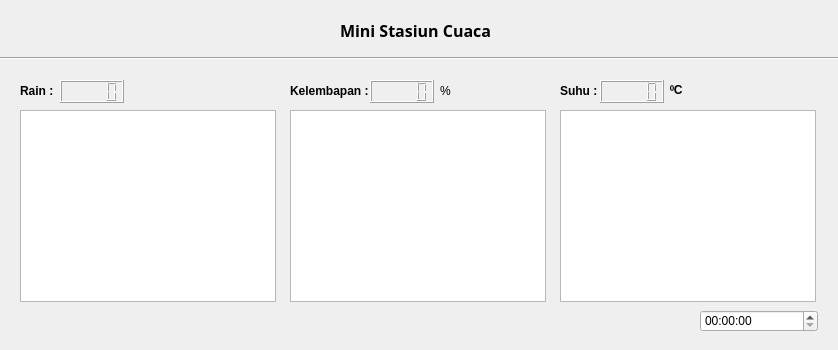
<?xml version="1.0" encoding="UTF-8"?>
<ui version="4.0">
 <class>Dialog</class>
 <widget class="QDialog" name="Dialog">
  <property name="geometry">
   <rect>
    <x>0</x>
    <y>0</y>
    <width>838</width>
    <height>350</height>
   </rect>
  </property>
  <property name="windowTitle">
   <string>Dialog</string>
  </property>
  <widget class="QLabel" name="Hujan">
   <property name="geometry">
    <rect>
     <x>20</x>
     <y>80</y>
     <width>121</width>
     <height>21</height>
    </rect>
   </property>
   <property name="font">
    <font>
     <weight>75</weight>
     <bold>true</bold>
    </font>
   </property>
   <property name="text">
    <string>Rain :</string>
   </property>
  </widget>
  <widget class="QLabel" name="label_2">
   <property name="geometry">
    <rect>
     <x>290</x>
     <y>80</y>
     <width>121</width>
     <height>21</height>
    </rect>
   </property>
   <property name="font">
    <font>
     <weight>75</weight>
     <bold>true</bold>
    </font>
   </property>
   <property name="text">
    <string>Kelembapan :</string>
   </property>
  </widget>
  <widget class="QLCDNumber" name="lcdHujan">
   <property name="geometry">
    <rect>
     <x>60</x>
     <y>80</y>
     <width>64</width>
     <height>23</height>
    </rect>
   </property>
  </widget>
  <widget class="QLCDNumber" name="lcdKelembapan_2">
   <property name="geometry">
    <rect>
     <x>370</x>
     <y>80</y>
     <width>64</width>
     <height>23</height>
    </rect>
   </property>
  </widget>
  <widget class="QGraphicsView" name="graphicsHujan">
   <property name="geometry">
    <rect>
     <x>20</x>
     <y>110</y>
     <width>256</width>
     <height>192</height>
    </rect>
   </property>
  </widget>
  <widget class="QGraphicsView" name="graphicsKelembapan">
   <property name="geometry">
    <rect>
     <x>290</x>
     <y>110</y>
     <width>256</width>
     <height>192</height>
    </rect>
   </property>
  </widget>
  <widget class="QLabel" name="label_6">
   <property name="geometry">
    <rect>
     <x>340</x>
     <y>10</y>
     <width>201</width>
     <height>41</height>
    </rect>
   </property>
   <property name="font">
    <font>
     <family>Arial Black</family>
     <pointsize>12</pointsize>
     <weight>75</weight>
     <bold>true</bold>
    </font>
   </property>
   <property name="text">
    <string>Mini Stasiun Cuaca</string>
   </property>
  </widget>
  <widget class="QTimeEdit" name="timeEdit">
   <property name="geometry">
    <rect>
     <x>700</x>
     <y>310</y>
     <width>118</width>
     <height>22</height>
    </rect>
   </property>
  </widget>
  <widget class="QLCDNumber" name="lcdSuhu">
   <property name="geometry">
    <rect>
     <x>600</x>
     <y>80</y>
     <width>64</width>
     <height>23</height>
    </rect>
   </property>
  </widget>
  <widget class="QLabel" name="label_3">
   <property name="geometry">
    <rect>
     <x>560</x>
     <y>80</y>
     <width>41</width>
     <height>21</height>
    </rect>
   </property>
   <property name="font">
    <font>
     <weight>75</weight>
     <bold>true</bold>
    </font>
   </property>
   <property name="text">
    <string>Suhu :</string>
   </property>
  </widget>
  <widget class="QGraphicsView" name="graphicsSuhu">
   <property name="geometry">
    <rect>
     <x>560</x>
     <y>110</y>
     <width>256</width>
     <height>192</height>
    </rect>
   </property>
  </widget>
  <widget class="QLabel" name="label_4">
   <property name="geometry">
    <rect>
     <x>670</x>
     <y>80</y>
     <width>41</width>
     <height>21</height>
    </rect>
   </property>
   <property name="font">
    <font>
     <weight>75</weight>
     <bold>true</bold>
    </font>
   </property>
   <property name="text">
    <string>⁰C</string>
   </property>
  </widget>
  <widget class="QLabel" name="label_5">
   <property name="geometry">
    <rect>
     <x>440</x>
     <y>80</y>
     <width>21</width>
     <height>21</height>
    </rect>
   </property>
   <property name="font">
    <font>
     <weight>50</weight>
     <bold>false</bold>
    </font>
   </property>
   <property name="text">
    <string>%</string>
   </property>
  </widget>
  <widget class="Line" name="line">
   <property name="geometry">
    <rect>
     <x>0</x>
     <y>50</y>
     <width>851</width>
     <height>16</height>
    </rect>
   </property>
   <property name="orientation">
    <enum>Qt::Horizontal</enum>
   </property>
  </widget>
 </widget>
 <resources/>
 <connections/>
</ui>
